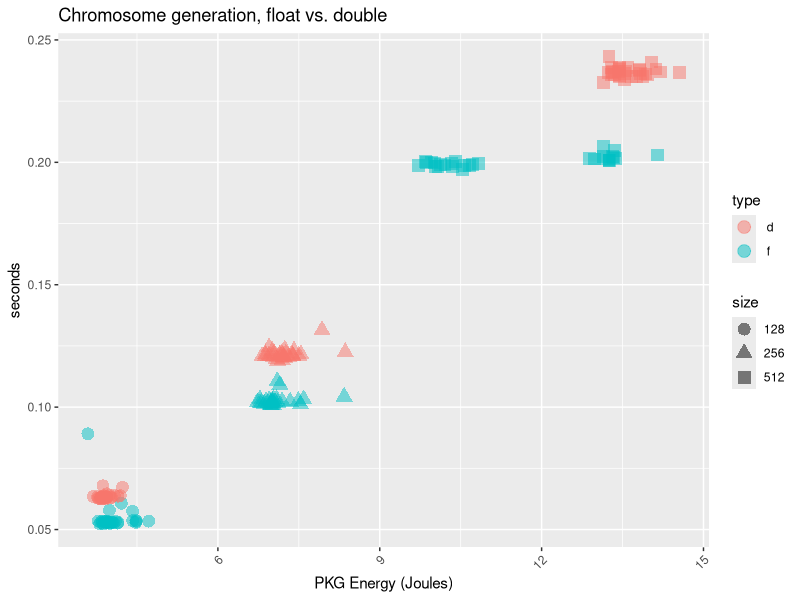
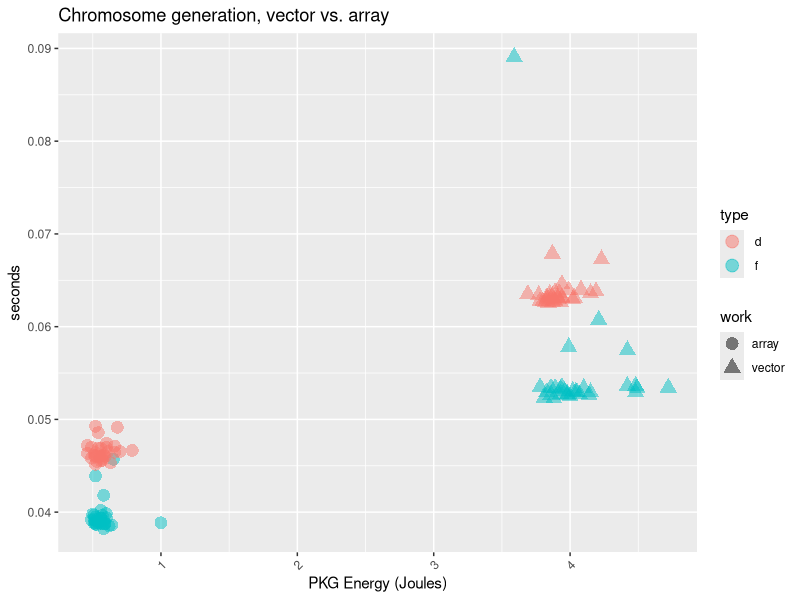
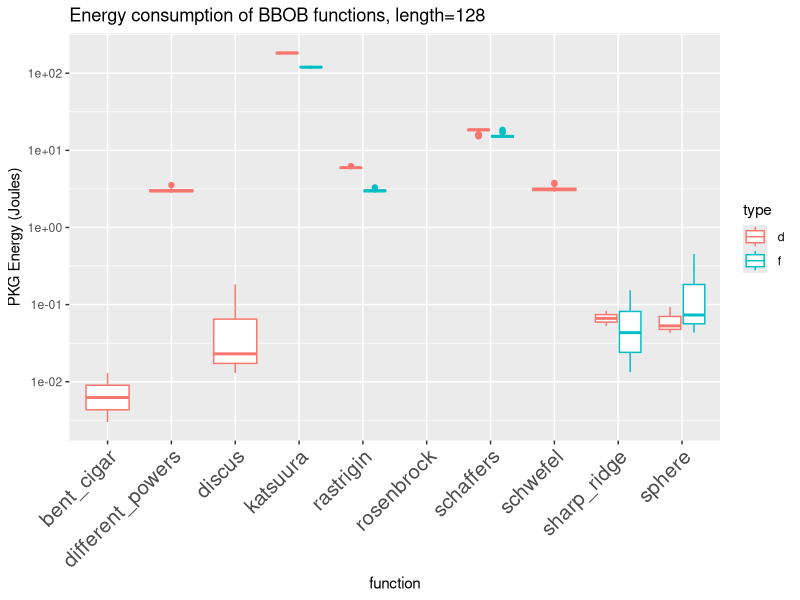
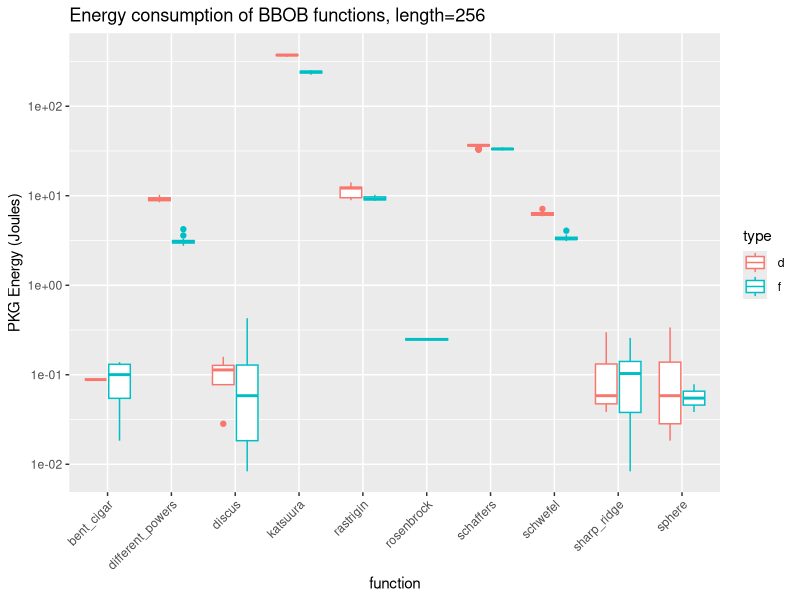
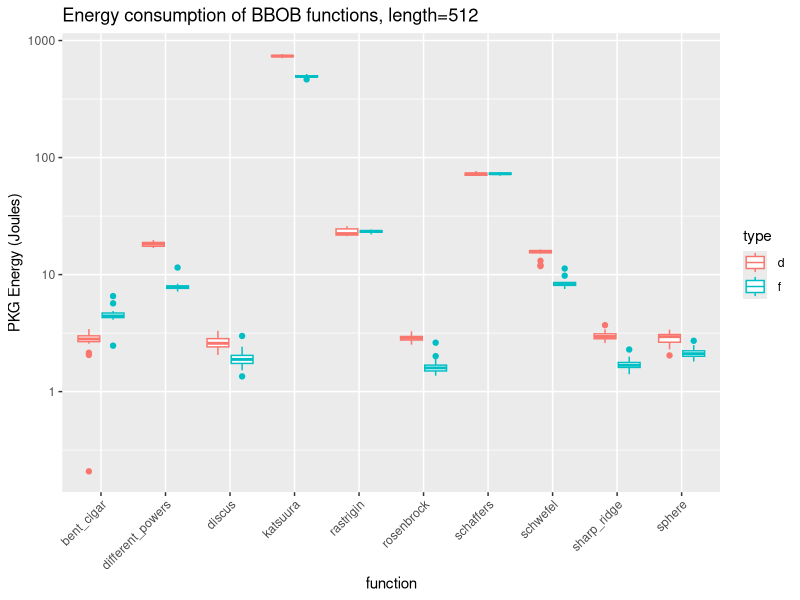
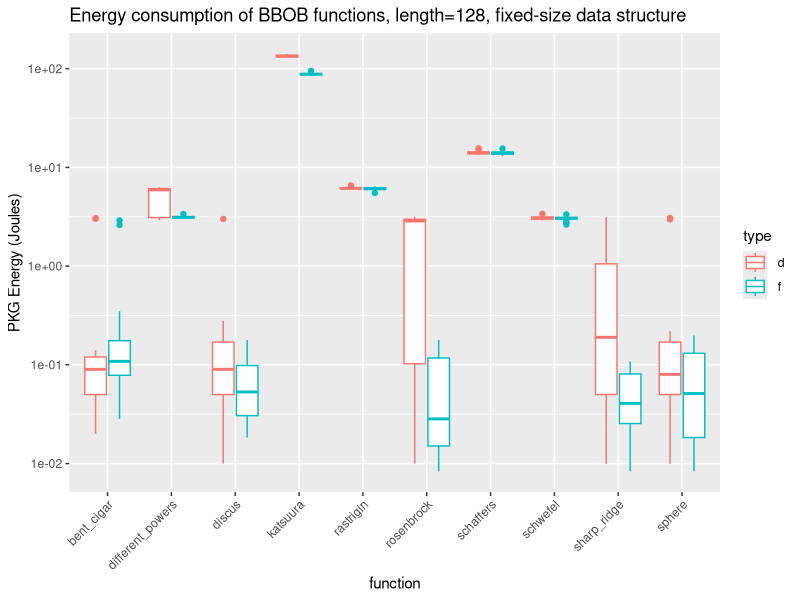
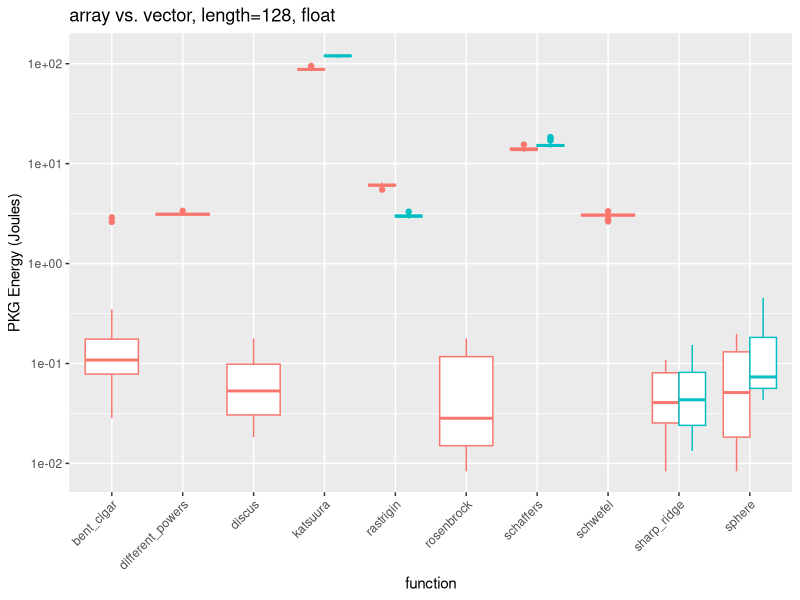
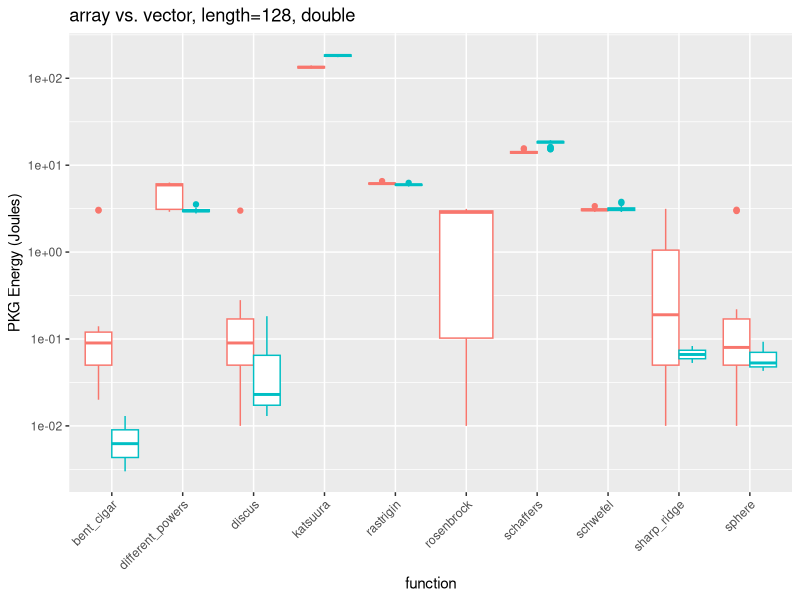

Recreate these plots in R, in order.
## ----evostar.bbob.setup, echo=F, message=F, fig.height=4, fig.cap="Time in seconds for every experiment generating 40K chromosomes with 128,256,512 dimensions, using float or double for every one of them"----
library(ggplot2)
library(ggthemes)
library(dplyr)

base.variable.data <- read.csv("data/evostar25-generation-5-Nov-07-30-15.csv")

base.variable.data$size <- as.factor(base.variable.data$size)
base.variable.data$type <- as.factor(base.variable.data$type)
ggplot(base.variable.data, aes(x=PKG, y=seconds, color=type, shape=size)) +
  geom_point(size=4,alpha=0.5) +
  labs(title="Chromosome generation, float vs. double", x="PKG Energy (Joules)", y="seconds") +
  theme(axis.text.x = element_text(angle = 45, hjust = 1))
ggsave("img/base-variable-data.png", width=8, height=4, dpi=300)

base.variable.data %>% group_by(size, type) %>% summarise(mean.seconds=mean(seconds), sd.seconds=sd(seconds), mean.PKG = mean(PKG), sd.PKG = sd(PKG)) -> summary.base.variable.data


## ----evostar.bbob.fixed, echo=F, message=F, fig.height=4, fig.cap="Time in seconds for every experiment generating 40K chromosomes with 128,256,512 dimensions, using float or double for every one of them"----
base.fixed.data <- read.csv("data//fixed-evostar25-generation-5-Nov-07-37-13.csv")

base.fixed.data$size <- as.factor(base.fixed.data$size)
base.fixed.data$type <- as.factor(base.fixed.data$type)
base.fixed.data$work <- rep("array", nrow(base.fixed.data))

base.variable.data.128 <- base.variable.data[base.variable.data$size == 128,]
base.variable.data.128$work <- rep("vector", nrow(base.variable.data.128))

base.data.128 <- rbind(base.fixed.data, base.variable.data.128)

ggplot(base.data.128, aes(x=PKG, y=seconds, color=type, shape=work)) +
  geom_point(size=4,alpha=0.5) +
  labs(title="Chromosome generation, vector vs. array", x="PKG Energy (Joules)", y="seconds") +
  theme(axis.text.x = element_text(angle = 45, hjust = 1))
ggsave("img/base-data-structure.png", width=8, height=4, dpi=300)

base.fixed.data %>% group_by(size, type) %>% summarise(mean.seconds=mean(seconds), sd.seconds=sd(seconds), mean.PKG = mean(PKG), sd.PKG = sd(PKG)) -> summary.base.fixed.data


## ----evostar.bbob.functions, echo=F, message=F, warning=F, fig.height=4, fig.show="hold", fig.cap="PKG energy consumed in every experiment evaluating 40K chromosomes with 128, 256, 512 dimensions, using float or double for every one of them. Please note the $y$ axes have different scales in every chart. The boxplot is missing when the application of the function takes approximately the same time than generating it."----
functions.data <- read.csv("data//variable-evostar25-bbob-10-Nov-19-10-32.csv")
functions.data <- functions.data[functions.data$work != "none",]
number.of.rows <- nrow(functions.data[ functions.data$size==128 & functions.data$type==" f",])
functions.data$delta.PKG <- 0
functions.data[ functions.data$size==128 & functions.data$type==" f",]$delta.PKG <- functions.data[ functions.data$size==128 & functions.data$type==" f",]$PKG - rep(summary.base.variable.data[ summary.base.variable.data$size == 128 & summary.base.variable.data$type==" f", ]$mean.PKG,number.of.rows)

functions.data[ functions.data$size==256 & functions.data$type==" f",]$delta.PKG <- functions.data[ functions.data$size==256 & functions.data$type==" f",]$PKG - rep(summary.base.variable.data[ summary.base.variable.data$size == 256 & summary.base.variable.data$type==" f", ]$mean.PKG,number.of.rows)

functions.data[ functions.data$size==512 & functions.data$type==" f",]$delta.PKG <- functions.data[ functions.data$size==512 & functions.data$type==" f",]$PKG - rep(summary.base.variable.data[ summary.base.variable.data$size == 512 & summary.base.variable.data$type==" f", ]$mean.PKG,number.of.rows)

functions.data[ functions.data$size==128 & functions.data$type==" d",]$delta.PKG <- functions.data[ functions.data$size==128 & functions.data$type==" d",]$PKG - rep(summary.base.variable.data[ summary.base.variable.data$size == 128 & summary.base.variable.data$type==" d", ]$mean.PKG,number.of.rows)

functions.data[ functions.data$size==256 & functions.data$type==" d",]$delta.PKG <- functions.data[ functions.data$size==256 & functions.data$type==" d",]$PKG - rep(summary.base.variable.data[ summary.base.variable.data$size == 256 & summary.base.variable.data$type==" d", ]$mean.PKG,number.of.rows)

functions.data[ functions.data$size==512 & functions.data$type==" d",]$delta.PKG <- functions.data[ functions.data$size==512 & functions.data$type==" d",]$PKG - rep(summary.base.variable.data[ summary.base.variable.data$size == 512 & summary.base.variable.data$type==" d", ]$mean.PKG,number.of.rows)

functions.data$delta.PKG <- pmax(functions.data$delta.PKG, 0)

ggplot(functions.data[ functions.data$size==128,], aes(x=work, y=delta.PKG, color=type)) +
  geom_boxplot() +
  labs(title="Energy consumption of BBOB functions, length=128", y="PKG Energy (Joules)", x="function") +
  theme(axis.text.x = element_text(angle = 45, hjust = 1,size=15)) + scale_y_log10()
ggsave("img/bbob-energy-128.png", width=8, height=4, dpi=300)

ggplot(functions.data[ functions.data$size==256,], aes(x=work, y=delta.PKG, color=type)) +
  geom_boxplot() +
  labs(title="Energy consumption of BBOB functions, length=256", y="PKG Energy (Joules)", x="function") +
  theme(axis.text.x = element_text(angle = 45, hjust = 1))+ scale_y_log10()

ggplot(functions.data[ functions.data$size==512,], aes(x=work, y=delta.PKG, color=type)) +
  geom_boxplot() +
  labs(title="Energy consumption of BBOB functions, length=512", y="PKG Energy (Joules)", x="function") +
  theme(axis.text.x = element_text(angle = 45, hjust = 1))+ scale_y_log10()


## ----evostar.bbob.fixed.functions, echo=F, message=F, warning=F, fig.height=4, fig.cap="PKG energy consumed in every experiment evaluating 40K chromosomes with 128, float or double. Please note $y$ scale is logarithmic"----
fixed.functions.data <- read.csv("data//evostar25-bbob-fixed-12-Nov-08-20-03.csv")
number.of.rows <- nrow(fixed.functions.data[ fixed.functions.data$size==128 & fixed.functions.data$type==" f",])
fixed.functions.data$delta.PKG <- 0
fixed.functions.data[ fixed.functions.data$size==128 & fixed.functions.data$type==" f",]$delta.PKG <- fixed.functions.data[ fixed.functions.data$size==128 & fixed.functions.data$type==" f",]$PKG - rep(summary.base.fixed.data[ summary.base.fixed.data$size == 128 & summary.base.fixed.data$type==" f", ]$mean.PKG,number.of.rows)
fixed.functions.data[ fixed.functions.data$size==128 & fixed.functions.data$type==" d",]$delta.PKG <- fixed.functions.data[ fixed.functions.data$size==128 & fixed.functions.data$type==" d",]$PKG - rep(summary.base.fixed.data[ summary.base.fixed.data$size == 128 & summary.base.fixed.data$type==" d", ]$mean.PKG,number.of.rows)
fixed.functions.data$delta.PKG <- pmax(fixed.functions.data$delta.PKG, 0)

ggplot(fixed.functions.data[ fixed.functions.data$size==128,], aes(x=work, y=delta.PKG, color=type)) +
  geom_boxplot() +
  labs(title="Energy consumption of BBOB functions, length=128, fixed-size data structure", y="PKG Energy (Joules)", x="function") +
  theme(axis.text.x = element_text(angle = 45, hjust = 1))+ scale_y_log10()


## ----evostar.bbob.compares, echo=F, message=F, warning=F, fig.height=5, fig.show="hold", fig.cap="PKG energy consumed in every experiment evaluating 40K chromosomes with 128, 256, 512 dimensions, using float or double for every one of them. Please note the $y$ axes have different scales"----
fixed.functions.data$data.structure <- "Fixed"
functions.data$data.structure <- "Variable"

functions.128 <- rbind(fixed.functions.data[ fixed.functions.data$size==128,], functions.data[ functions.data$size==128,])

ggplot(functions.128[ functions.128$type==" f",], aes(x=work, y=delta.PKG, color=data.structure)) +
  geom_boxplot( position="dodge") +
  labs(title="array vs. vector, length=128, float", y="PKG Energy (Joules)", x="function") +
  theme(axis.text.x = element_text(angle = 45, hjust = 1)) + scale_y_log10()+ theme(legend.position="none")

ggplot(functions.128[ functions.128$type==" d",], aes(x=work, y=delta.PKG, color=data.structure)) +
  geom_boxplot( position="dodge") +
  labs(title="array vs. vector, length=128, double", y="PKG Energy (Joules)", x="function") +
  theme(axis.text.x = element_text(angle = 45, hjust = 1)) + scale_y_log10() + theme(legend.position="none")

